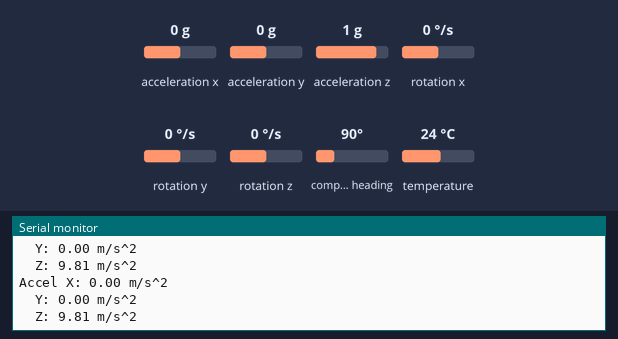
Bench run of a sketch on a simulated Arduino Leonardo, built with avr-gcc and run on an emulated ATmega32U4. Parts: the last lines printed to the serial monitor. The test bench sets the inputs (shaded band); at power-on: acceleration x 0 g, acceleration y 0 g, acceleration z 1 g, rotation x 0 °/s, rotation y 0 °/s, rotation z 0 °/s, compass heading 90°, temperature 24 °C.

Above: at 1.3 s.
1.4 s: acceleration x set to -1.4 g
At 1.9 s:
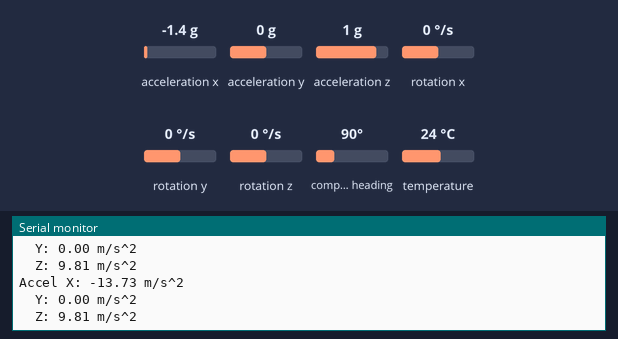
2.9 s: acceleration y set to -1.4 g
At 3.5 s:
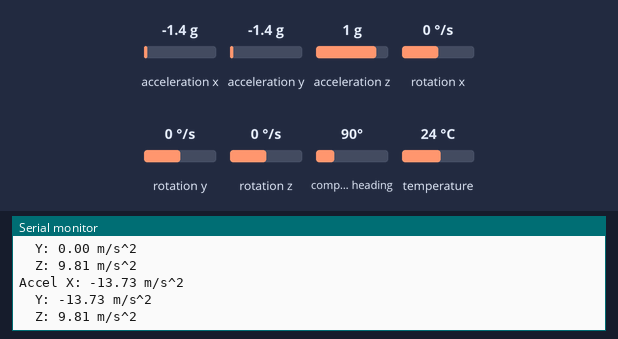
4.4 s: acceleration z set to -1.4 g
At 5.0 s:
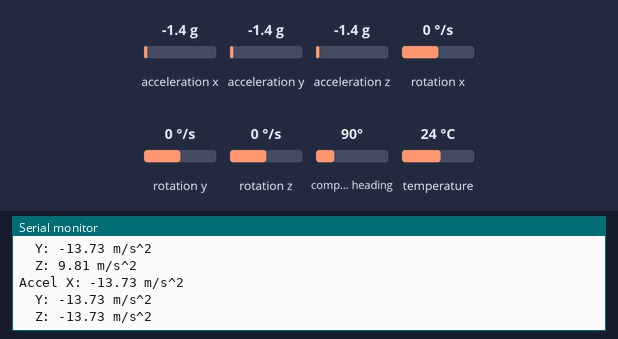

The sketch:

lsm9ds1.ino
```cpp
#include <Wire.h>
//#include <SPI.h>
#include <Adafruit_LSM9DS1.h>
#include <Adafruit_Sensor.h>  // not used in this demo but required!

// i2c
Adafruit_LSM9DS1 lsm = Adafruit_LSM9DS1();

//#define LSM9DS1_SCK A5
//#define LSM9DS1_MISO 12
//#define LSM9DS1_MOSI A4
//#define LSM9DS1_XGCS 6
//#define LSM9DS1_MCS 5
// You can also use software SPI
//Adafruit_LSM9DS1 lsm = Adafruit_LSM9DS1(LSM9DS1_SCK, LSM9DS1_MISO, LSM9DS1_MOSI, LSM9DS1_XGCS, LSM9DS1_MCS);
// Or hardware SPI! In this case, only CS pins are passed in
//Adafruit_LSM9DS1 lsm = Adafruit_LSM9DS1(LSM9DS1_XGCS, LSM9DS1_MCS);
#define dt 0.01
float angleX = 0;
float angleY = 0;

void setupSensor()
{
  // 1.) Set the accelerometer range
  lsm.setupAccel(lsm.LSM9DS1_ACCELRANGE_2G); //maximum: 10
//  lsm.setupAccel(lsm.LSM9DS1_ACCELRANGE_4G); //doesn't work somehow
  //lsm.setupAccel(lsm.LSM9DS1_ACCELRANGE_8G);
//  lsm.setupAccel(lsm.LSM9DS1_ACCELRANGE_16G); //maximum: 120

  // 2.) Set the magnetometer sensitivity
  lsm.setupMag(lsm.LSM9DS1_MAGGAIN_4GAUSS);
  //lsm.setupMag(lsm.LSM9DS1_MAGGAIN_8GAUSS);
  //lsm.setupMag(lsm.LSM9DS1_MAGGAIN_12GAUSS);
  //lsm.setupMag(lsm.LSM9DS1_MAGGAIN_16GAUSS);

  // 3.) Setup the gyroscope
  lsm.setupGyro(lsm.LSM9DS1_GYROSCALE_245DPS);
  //lsm.setupGyro(lsm.LSM9DS1_GYROSCALE_500DPS);
  //lsm.setupGyro(lsm.LSM9DS1_GYROSCALE_2000DPS);
}


void setup()
{
  Serial.begin(9600);

  while (!Serial) {
    delay(1); // will pause Zero, Leonardo, etc until serial console opens
  }

  Serial.println("LSM9DS1 data read demo");

  // Try to initialise and warn if we couldn't detect the chip
  if (!lsm.begin())
  {
    Serial.println("Oops ... unable to initialize the LSM9DS1. Check your wiring!");
    while (1);
  }
  Serial.println("Found LSM9DS1 9DOF");

  // helper to just set the default scaling we want, see above!
  setupSensor();
}


void loop()
{
  lsm.read();  /* ask it to read in the data */

  /* Get a new sensor event */
  sensors_event_t a, m, g, temp;

  lsm.getEvent(&a, &m, &g, &temp);

  Serial.print("Accel X: "); Serial.print(a.acceleration.x); Serial.println(" m/s^2");
  Serial.print("\tY: "); Serial.print(a.acceleration.y);     Serial.println(" m/s^2 ");
  Serial.print("\tZ: "); Serial.print(a.acceleration.z);     Serial.println(" m/s^2 ");

//  Serial.print("Mag X: "); Serial.print(m.magnetic.x);   Serial.print(" uT");
//  Serial.print("\tY: "); Serial.print(m.magnetic.y);     Serial.print(" uT");
//  Serial.print("\tZ: "); Serial.print(m.magnetic.z);     Serial.println(" uT");

//  Serial.print("Gyro X: "); Serial.print(g.gyro.x);   Serial.print(" rad/s");
//  Serial.print("\tY: "); Serial.print(g.gyro.y);      Serial.print(" rad/s");
  //Serial.print("\tZ: "); Serial.print(g.gyro.z);      Serial.println(" rad/s");

  /* calculating angle: method by James Bruton */
//  double x=a.acceleration.x;                          // extra variables to make the next section look cleaner
//  double y=a.acceleration.y;
//  double z=a.acceleration.z;
//
//  double pitchAccel = atan2(x, sqrt(y * y) + (z * z));
//  double rollAccel = atan2(y, sqrt(x * x) + (z * z));
//  pitchAccel *= 180.0 / PI;
//  rollAccel *= 180.0 / PI;
//
//  pitchAccel = pitchAccel +0.08;    // zero out pitch and roll based on IMU mounting
//  rollAccel = rollAccel -0.3;
//
//  angleX = (0.98)*(angleX + g.gyro.x * dt) + (0.02)*pitchAccel;
//  angleY = (0.98)*(angleY + g.gyro.y * dt) + (0.02)*rollAccel;
//
//  Serial.print("Angle_X\t"); Serial.println(angleX);
//  Serial.print("Angle_Y\t"); Serial.println(angleY);
//  Serial.println();


  Serial.println();
  delay(500);
}
```

Measured:
- after the input at 1.4 s, the serial monitor: prints a new line after 0.13 s (image 1)
- after the input at 2.9 s, the serial monitor: prints a new line after 0.15 s (image 2)
- after the input at 4.4 s, the serial monitor: prints a new line after 0.16 s (image 3)
